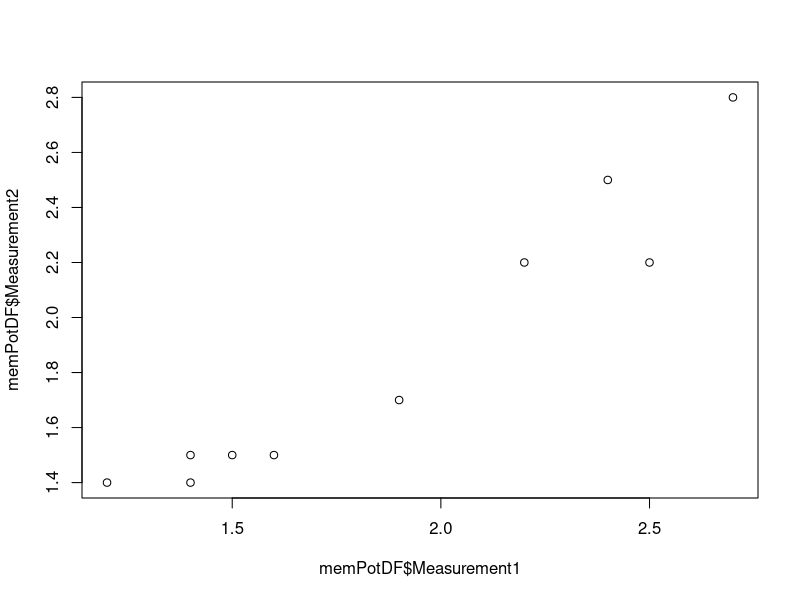
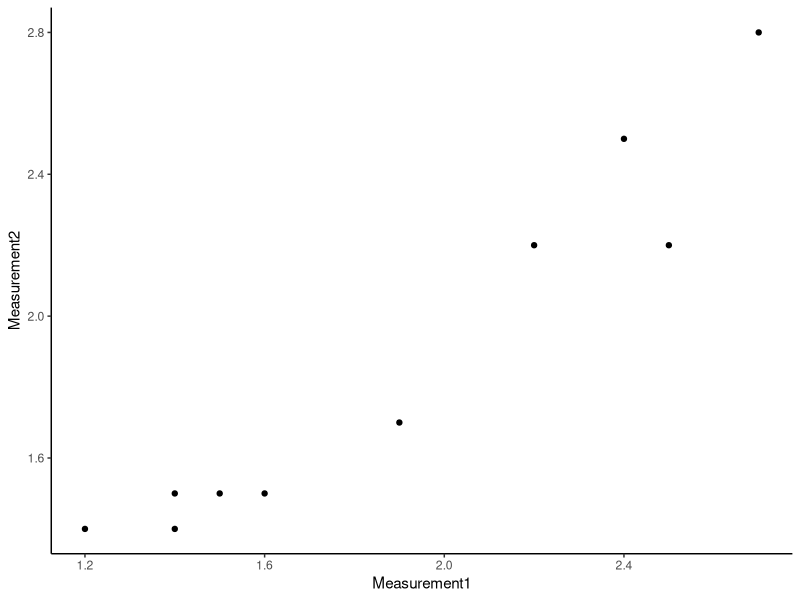

Source code (R) for these figures, in order:
## ---- chunk 1
memPotDF <- data.frame(Sample = c("Sample1","Sample2","Sample3","Sample4","Sample5","Sample6","Sample7","Sample8","Sample9","Sample10"), Measurement1 = c(1.2,1.4,2.5,2.7,1.6,2.4,2.2,1.9,1.4,1.5), Measurement2 = c(1.4,1.5,2.2,2.8,1.5,2.5,2.2,1.7,1.4,1.5))
plot(memPotDF$Measurement1,memPotDF$Measurement2)
## ---- chunk 2
memPotDF <- data.frame(Sample = c("Sample1","Sample2","Sample3","Sample4","Sample5","Sample6","Sample7","Sample8","Sample9","Sample10"), Measurement1 = c(1.2,1.4,2.5,2.7,1.6,2.4,2.2,1.9,1.4,1.5), Measurement2 = c(1.4,1.5,2.2,2.8,1.5,2.5,2.2,1.7,1.4,1.5))
library(ggplot2)
ggplot(memPotDF,aes(x = Measurement1, y = Measurement2)) + theme_classic() + geom_point()
